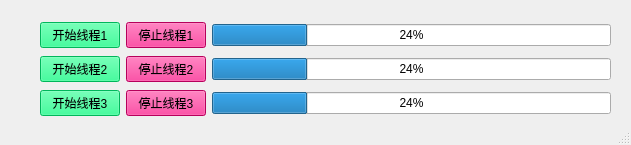
<?xml version="1.0" encoding="UTF-8"?>
<ui version="4.0">
 <class>MainWindow</class>
 <widget class="QMainWindow" name="MainWindow">
  <property name="geometry">
   <rect>
    <x>0</x>
    <y>0</y>
    <width>631</width>
    <height>145</height>
   </rect>
  </property>
  <property name="windowTitle">
   <string>MainWindow</string>
  </property>
  <property name="windowIcon">
   <iconset>
    <normaloff>logo.png</normaloff>logo.png</iconset>
  </property>
  <widget class="QWidget" name="centralwidget">
   <widget class="QWidget" name="">
    <property name="geometry">
     <rect>
      <x>40</x>
      <y>20</y>
      <width>571</width>
      <height>101</height>
     </rect>
    </property>
    <layout class="QGridLayout" name="gridLayout">
     <item row="2" column="2">
      <widget class="QProgressBar" name="progressBar_3">
       <property name="value">
        <number>24</number>
       </property>
      </widget>
     </item>
     <item row="0" column="0">
      <widget class="QPushButton" name="pushButton">
       <property name="styleSheet">
        <string notr="true">background-color: rgb(0, 255, 127);</string>
       </property>
       <property name="text">
        <string>开始线程1</string>
       </property>
      </widget>
     </item>
     <item row="0" column="2">
      <widget class="QProgressBar" name="progressBar">
       <property name="value">
        <number>24</number>
       </property>
      </widget>
     </item>
     <item row="1" column="2">
      <widget class="QProgressBar" name="progressBar_2">
       <property name="value">
        <number>24</number>
       </property>
      </widget>
     </item>
     <item row="2" column="0">
      <widget class="QPushButton" name="pushButton_3">
       <property name="styleSheet">
        <string notr="true">background-color: rgb(0, 255, 127);</string>
       </property>
       <property name="text">
        <string>开始线程3</string>
       </property>
      </widget>
     </item>
     <item row="1" column="0">
      <widget class="QPushButton" name="pushButton_2">
       <property name="styleSheet">
        <string notr="true">background-color: rgb(0, 255, 127);</string>
       </property>
       <property name="text">
        <string>开始线程2</string>
       </property>
      </widget>
     </item>
     <item row="2" column="1">
      <widget class="QPushButton" name="pushButton_6">
       <property name="styleSheet">
        <string notr="true">background-color: rgb(255, 0, 127);</string>
       </property>
       <property name="text">
        <string>停止线程3</string>
       </property>
      </widget>
     </item>
     <item row="1" column="1">
      <widget class="QPushButton" name="pushButton_5">
       <property name="styleSheet">
        <string notr="true">background-color: rgb(255, 0, 127);</string>
       </property>
       <property name="text">
        <string>停止线程2</string>
       </property>
      </widget>
     </item>
     <item row="0" column="1">
      <widget class="QPushButton" name="pushButton_4">
       <property name="styleSheet">
        <string notr="true">background-color: rgb(255, 0, 127);</string>
       </property>
       <property name="text">
        <string>停止线程1</string>
       </property>
      </widget>
     </item>
    </layout>
   </widget>
  </widget>
  <widget class="QStatusBar" name="statusbar"/>
 </widget>
 <resources/>
 <connections/>
</ui>
